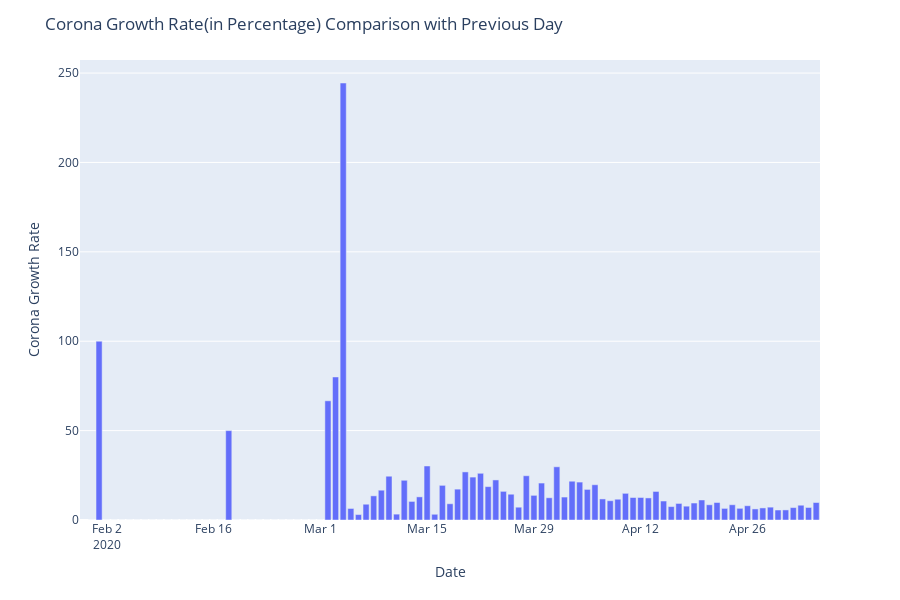

Source (notebook cell):
### Code cell
# pct_change is used to obtain the percentage change in consecutive rows.
corona_data['Corona Growth Rate'] = corona_data['Total Cases'].pct_change().mul(100).round(2)
#Corona Growth Rate Comparison with Previous Day
fig = px.bar(corona_data, y='Corona Growth Rate', x='Date',hover_data =['Corona Growth Rate','Total Cases'], height=600,color_continuous_scale=["blue","red"])
fig.update_layout(title='Corona Growth Rate(in Percentage) Comparison with Previous Day')
fig.show()
